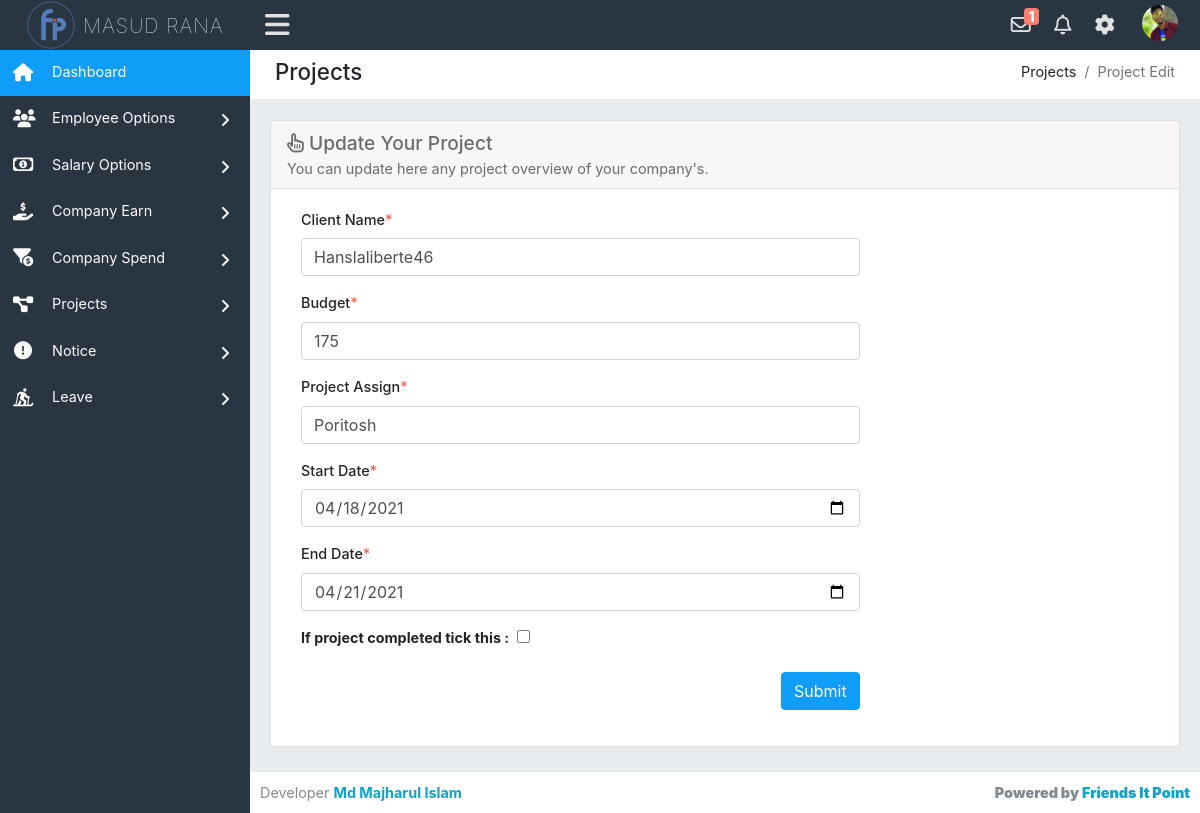
Page /admin/projectEdit.php?projectId=4 (signed in) on the committed database.
### tables this page shows
CREATE TABLE `projects` (
  `project_id` int(50) NOT NULL,
  `client_name` varchar(200) NOT NULL,
  `budget` int(100) NOT NULL,
  `project_assign` varchar(200) NOT NULL,
  `start_date` varchar(20) NOT NULL,
  `end_date` varchar(20) NOT NULL,
  `completed` int(10) NOT NULL,
  `monthly_project_date` varchar(25) NOT NULL
);

### admin/projectEdit.php (the view, shortened to what this page needs)
<?php require_once('header.php'); ?>
<?php
    if ($_REQUEST['projectId']) {
        $id = $_REQUEST['projectId'];
    }
    else{
        header('location:projectOverview.php');
    }
?>
<div class="row">
    <div class="col-xl-12">
        <div class="breadcrumb-holder">
            <h1 class="main-title float-left">Projects</h1>
            <ol class="breadcrumb float-right">
                <li class="breadcrumb-item">Projects</li>
                <li class="breadcrumb-item active">Project Edit</li>
            </ol>
            <div class="clearfix"></div>
        </div>
    </div>
</div>
<div class="row">
	<div class="col-xs-12 col-sm-12">
        <div class="card mb-3">
            <div class="card-header">
                <h3><i class="far fa-hand-pointer"></i> Update Your Project</h3> You can update here any project overview of your company's.
            </div>
            <div class="card-body">
                <form action="" method="POST">
                    <?php
                        $viewproject = $pdo->prepare('SELECT * FROM projects WHERE project_id=?');
                        $viewproject->execute(array($id));
                        $projectall = $viewproject->fetchAll(PDO::FETCH_ASSOC);
                        foreach ($projectall as $singleProject) :
                     ?>
	                <div class="col-md-8">
                        <div class="form-group">
                            <label for="clname">Client Name<span class="text-danger">*</span></label>
                            <input type="text" name="client_name" class="form-control" id="clname" value="<?php echo $singleProject['client_name']; ?>">
                        </div>
                    </div>
                    <div class="col-md-8">
	                   	<div class="form-group">
	                        <label for="bdgt">Budget<span class="text-danger">*</span></label>
	                        <input type="number" name="client_budget" class="form-control" id="bdgt" value="<?php echo $singleProject['budget']; ?>">
	                    </div>
                    </div>
                    <div class="col-md-8">
                        <div class="form-group">
                            <label for="pasg">Project Assign<span class="text-danger">*</span></label>
                            <input type="text" name="project_assign" class="form-control" id="pasg" value="<?php echo $singleProject['project_assign']; ?>">
                        </div>
                    </div>
                    <div class="col-md-8">
                        <div class="form-group">
                            <label for="startdate">Start Date<span class="text-danger">*</span></label>
                            <input type="date" name="start_date" class="form-control" id="startdate" value="<?php echo $singleProject['start_date']; ?>">
                        </div>
                    </div>
                    <div class="col-md-8">
                        <div class="form-group">
                            <label for="enddate">End Date<span class="text-danger">*</span></label>
                            <input type="date" name="end_date" class="form-control" id="enddate" value="<?php echo $singleProject['end_date']; ?>">
                        </div>
                    </div>
                    <div class="col-md-8">
                        <div class="form-group">
                            <label for="complete"><strong>If project completed tick this :&nbsp;</strong></label>
                            <input type="checkbox" name="completed" id="complete">
                        </div>
                    </div>
                    <div class="col-md-8">
                    	<div class="form-group text-right m-b-0">
	                        <button class="btn btn-primary" type="submit" name="updateProject">
	                            Submit
	                        </button>
                    	</div>
                    </div>
                <?php endforeach; ?>
                </form>
            </div>
        </div>
    </div>
</div>
<?php require_once('footer.php'); ?>

### admin/header.php (shortened to what this page needs)
<?php require_once('../config.php'); ?>
<!DOCTYPE html>
<html lang="en">
<head>
    <link href="../assets/css/bootstrap.min.css" rel="stylesheet" type="text/css" />
    <link href="../assets/font-awesome/css/all.css" rel="stylesheet" type="text/css" />
    <link rel="stylesheet" href="../fancybox-master/dist/jquery.fancybox.min.css">
    <link rel="stylesheet" href="../livedatetime/clock.css">
    <link rel="stylesheet" href="../livedatetime/calendar.css">
    <link href='https://netdna.bootstrapcdn.com/font-awesome/3.2.1/css/font-awesome.css' rel='stylesheet' type='text/css'>
    <link rel="stylesheet" type="text/css" href="../assets/css/dataTables.bootstrap.min.css" />
    <link rel="stylesheet" type="text/css" href="../assets/plugins/datatables/datatables.min.css" />
    <link href="../assets/css/style.css" rel="stylesheet" type="text/css" />
</head>
<body class="adminbody">
    <div id="main">
        <div class="headerbar">
            <?php
                $stm = $pdo->prepare('SELECT * FROM admin_info WHERE admin_id=?');
                $stm->execute(array($_SESSION['logged_in']));
                $rslt = $stm->fetchAll(PDO::FETCH_ASSOC);
                foreach($rslt as $row) :
            ?>
            <div class="headerbar-left">
                <a href="index.php" class="logo">
                    <img alt="Logo" src="../assets/images/logo.png" />
                    <span><?php echo $row['admin_name']; ?></span>
                </a>
            </div>
            <nav class="navbar-custom">
                <ul class="list-inline float-right mb-0">
                    <li class="list-inline-item dropdown notif">
                        <a class="nav-link dropdown-toggle arrow-none" data-toggle="dropdown" href="#" aria-haspopup="false" aria-expanded="false">
                            <i class="far fa-envelope"></i>
                            <?php
                                $notify_s = $pdo->prepare('SELECT * FROM notification WHERE type=? AND status=? ORDER BY date DESC');
                                $notify_s->execute(array('salary','unread'));
                                $notify_result = $notify_s->fetchAll(PDO::FETCH_ASSOC);
                                if(count($notify_result) > 0 ) :
                             ?>
                            <span class="mycounter"><?php echo count($notify_result); ?></span>
                            <?php endif; ?>
                        </a>
                    </li>
                    <li class="list-inline-item dropdown notif">
                        <a class="nav-link dropdown-toggle arrow-none" data-toggle="dropdown" href="#" aria-haspopup="false" aria-expanded="false">
                            <i class="far fa-bell"></i>
                        </a>
                    </li>
                    <li class="list-inline-item dropdown notif">
                        <a class="nav-link dropdown-toggle arrow-none" data-toggle="dropdown" href="#" aria-haspopup="false" aria-expanded="false">
                            <i class="fas fa-cog"></i>
                        </a>
                    </li>
                    <li class="list-inline-item dropdown notif">
                        <a class="nav-link dropdown-toggle nav-user" data-toggle="dropdown" href="#" aria-haspopup="false" aria-expanded="false">
                            <?php if($row['admin_pic'] != 'avatar') : ?>
                            <img src="../uploads/<?php echo $row['admin_pic']; ?>" alt="Profile image" class="avatar-rounded">
                            <?php else : ?>
                            <img src="../assets/images/avatars/admin.png" alt="Profile image" class="avatar-rounded">
                        </a>
                        <?php endif; endforeach; ?>
                    </li>
                </ul>
                <ul class="list-inline menu-left mb-0">
                    <li class="float-left">
                        <button class="button-menu-mobile open-left">
                            <i class="fas fa-bars"></i>
                        </button>
                    </li>
                </ul>
            </nav>
        </div>
        <div class="left main-sidebar">
            <div class="sidebar-inner leftscroll">
                <div id="sidebar-menu">
                    <ul>
                        <li class="submenu">
                            <a class="active" href="index.php">
                                <i class="fas fa-home"></i>
                                <span> Dashboard </span>
                            </a>
                        </li>
                        <li class="submenu">
                            <a id="tables" href="#">
                                <i class="fas fa-users"></i>
                                <span> Employee Options </span>
                                <span class="menu-arrow"></span>
                            </a>
                        </li>
                        <li class="submenu">
                            <a id="tables" href="#">
                                <i class="far fa-money-bill-alt"></i>
                                <span> Salary Options </span>
                                <span class="menu-arrow"></span>
                            </a>
                        </li>
                        <li class="submenu">
                            <a id="tables" href="#">
                                <i class="fas fa-hand-holding-usd"></i>
                                <span> Company Earn </span>
                                <span class="menu-arrow"></span>
                            </a>
                        </li>
                        <li class="submenu">
                            <a id="tables" href="#">
                                <i class="fas fa-funnel-dollar"></i>
                                <span> Company Spend </span>
                                <span class="menu-arrow"></span>
                            </a>
                        </li>
                        <li class="submenu">
                            <a id="tables" href="#">
                                <i class="fas fa-project-diagram"></i>
                                <span> Projects </span>
                                <span class="menu-arrow"></span>
                            </a>
                        </li>
                        <li class="submenu">
                            <a id="tables" href="#">
                                <i class="fas fa-exclamation-circle"></i>
                                <span> Notice </span>
                                <span class="menu-arrow"></span>
                            </a>
                        </li>
                        <li class="submenu">
                            <a id="tables" href="#">
                                <i class="fas fa-skiing-nordic"></i>
                                <span> Leave </span>
                                <span class="menu-arrow"></span>
                            </a>
                        </li>
                    </ul>
                </div>
            </div>
        </div>
        <div class="content-page">
            <div class="content">
                <div class="container-fluid">

### livedatetime/clock.css (style rules this page uses)
* { margin: 0; padding: 0; box-sizing: border-box; }

### rows in the picture
projects: client_name "Hanslaliberte46", client_budget "175", project_assign "Poritosh", start_date "04/18/2021", end_date "04/21/2021"

### other values in the picture
$row['admin_name'] "MASUD RANA"
count($notify_result) "1"
